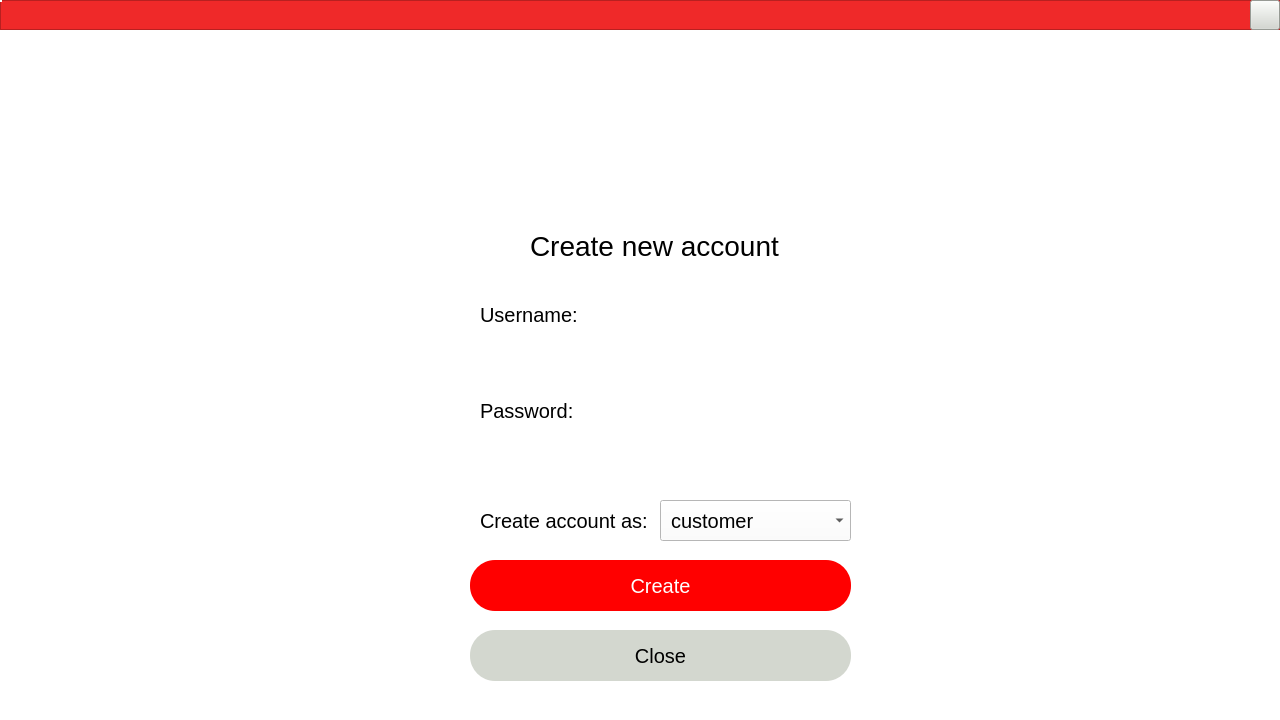
<?xml version="1.0" encoding="UTF-8"?>
<ui version="4.0">
 <class>LoginWidget</class>
 <widget class="QWidget" name="LoginWidget">
  <property name="enabled">
   <bool>true</bool>
  </property>
  <property name="geometry">
   <rect>
    <x>0</x>
    <y>0</y>
    <width>1280</width>
    <height>720</height>
   </rect>
  </property>
  <property name="windowTitle">
   <string>login interface</string>
  </property>
  <property name="windowIcon">
   <iconset>
    <normaloff>:/resource/ico/QQ.png</normaloff>:/resource/ico/QQ.png</iconset>
  </property>
  <property name="styleSheet">
   <string notr="true">background-color:rgb(255, 255, 255);
padding:0;
</string>
  </property>
  <widget class="QStackedWidget" name="stackedWidget">
   <property name="geometry">
    <rect>
     <x>0</x>
     <y>0</y>
     <width>1280</width>
     <height>720</height>
    </rect>
   </property>
   <property name="currentIndex">
    <number>2</number>
   </property>
   <widget class="QWidget" name="robotConnect">
    <layout class="QVBoxLayout" name="verticalLayout_2">
     <property name="spacing">
      <number>0</number>
     </property>
     <property name="leftMargin">
      <number>0</number>
     </property>
     <property name="topMargin">
      <number>0</number>
     </property>
     <property name="rightMargin">
      <number>0</number>
     </property>
     <property name="bottomMargin">
      <number>0</number>
     </property>
     <item>
      <widget class="QWidget" name="widgetBody" native="true">
       <property name="minimumSize">
        <size>
         <width>600</width>
         <height>300</height>
        </size>
       </property>
       <property name="maximumSize">
        <size>
         <width>99999</width>
         <height>99999</height>
        </size>
       </property>
       <widget class="QLabel" name="label">
        <property name="geometry">
         <rect>
          <x>0</x>
          <y>30</y>
          <width>1280</width>
          <height>690</height>
         </rect>
        </property>
        <property name="styleSheet">
         <string notr="true">border-image: url(:/background/data/background/aet_backgound.jpeg);</string>
        </property>
        <property name="text">
         <string/>
        </property>
       </widget>
       <widget class="QFrame" name="frame">
        <property name="geometry">
         <rect>
          <x>0</x>
          <y>0</y>
          <width>1280</width>
          <height>30</height>
         </rect>
        </property>
        <property name="styleSheet">
         <string notr="true">background-color: rgb(239, 41, 41);</string>
        </property>
        <property name="frameShape">
         <enum>QFrame::StyledPanel</enum>
        </property>
        <property name="frameShadow">
         <enum>QFrame::Raised</enum>
        </property>
        <widget class="QPushButton" name="btnWinClose_3">
         <property name="geometry">
          <rect>
           <x>1250</x>
           <y>0</y>
           <width>31</width>
           <height>31</height>
          </rect>
         </property>
         <property name="styleSheet">
          <string notr="true">background-color: rgb(211, 215, 207);</string>
         </property>
         <property name="text">
          <string/>
         </property>
        </widget>
       </widget>
       <widget class="QFrame" name="frame_2">
        <property name="geometry">
         <rect>
          <x>430</x>
          <y>190</y>
          <width>431</width>
          <height>431</height>
         </rect>
        </property>
        <property name="styleSheet">
         <string notr="true">border-radius: 15px;</string>
        </property>
        <property name="frameShape">
         <enum>QFrame::StyledPanel</enum>
        </property>
        <property name="frameShadow">
         <enum>QFrame::Raised</enum>
        </property>
        <widget class="QLabel" name="label_6">
         <property name="geometry">
          <rect>
           <x>50</x>
           <y>30</y>
           <width>131</width>
           <height>41</height>
          </rect>
         </property>
         <property name="font">
          <font>
           <pointsize>15</pointsize>
          </font>
         </property>
         <property name="styleSheet">
          <string notr="true"/>
         </property>
         <property name="text">
          <string>Master node:</string>
         </property>
        </widget>
        <widget class="QLineEdit" name="lineEditMasterIp">
         <property name="geometry">
          <rect>
           <x>50</x>
           <y>70</y>
           <width>331</width>
           <height>50</height>
          </rect>
         </property>
         <property name="minimumSize">
          <size>
           <width>0</width>
           <height>41</height>
          </size>
         </property>
         <property name="maximumSize">
          <size>
           <width>16777215</width>
           <height>50</height>
          </size>
         </property>
         <property name="font">
          <font>
           <pointsize>15</pointsize>
          </font>
         </property>
         <property name="focusPolicy">
          <enum>Qt::StrongFocus</enum>
         </property>
         <property name="styleSheet">
          <string notr="true">background-color: rgb(176, 249, 244);
border-bottom: 3px solid rgb(103, 229, 161);
border-radius: 0px;
padding-left: 12px;</string>
         </property>
         <property name="text">
          <string>http://127.0.0.1:11311</string>
         </property>
         <property name="placeholderText">
          <string>master node address</string>
         </property>
        </widget>
        <widget class="QLabel" name="label_7">
         <property name="geometry">
          <rect>
           <x>50</x>
           <y>120</y>
           <width>91</width>
           <height>41</height>
          </rect>
         </property>
         <property name="font">
          <font>
           <pointsize>15</pointsize>
          </font>
         </property>
         <property name="styleSheet">
          <string notr="true"/>
         </property>
         <property name="text">
          <string>Local IP:</string>
         </property>
        </widget>
        <widget class="QLineEdit" name="lineEditRosIp">
         <property name="geometry">
          <rect>
           <x>50</x>
           <y>160</y>
           <width>332</width>
           <height>50</height>
          </rect>
         </property>
         <property name="minimumSize">
          <size>
           <width>0</width>
           <height>41</height>
          </size>
         </property>
         <property name="maximumSize">
          <size>
           <width>16777215</width>
           <height>50</height>
          </size>
         </property>
         <property name="font">
          <font>
           <pointsize>15</pointsize>
          </font>
         </property>
         <property name="styleSheet">
          <string notr="true">background-color: rgb(176, 249, 244);
border-bottom: 3px solid rgb(103, 229, 161);
border-radius: 0px;
padding-left: 12px;</string>
         </property>
         <property name="text">
          <string>127.0.0.1</string>
         </property>
         <property name="echoMode">
          <enum>QLineEdit::Normal</enum>
         </property>
         <property name="placeholderText">
          <string>local address</string>
         </property>
        </widget>
        <widget class="QCheckBox" name="checkBoxAutoLogin">
         <property name="geometry">
          <rect>
           <x>50</x>
           <y>230</y>
           <width>161</width>
           <height>31</height>
          </rect>
         </property>
         <property name="font">
          <font>
           <pointsize>15</pointsize>
          </font>
         </property>
         <property name="cursor">
          <cursorShape>PointingHandCursor</cursorShape>
         </property>
         <property name="styleSheet">
          <string notr="true"/>
         </property>
         <property name="text">
          <string>Auto connect</string>
         </property>
         <property name="checked">
          <bool>false</bool>
         </property>
        </widget>
        <widget class="QPushButton" name="pushButton_auto">
         <property name="geometry">
          <rect>
           <x>220</x>
           <y>230</y>
           <width>161</width>
           <height>31</height>
          </rect>
         </property>
         <property name="minimumSize">
          <size>
           <width>0</width>
           <height>0</height>
          </size>
         </property>
         <property name="font">
          <font>
           <pointsize>15</pointsize>
          </font>
         </property>
         <property name="cursor">
          <cursorShape>PointingHandCursor</cursorShape>
         </property>
         <property name="styleSheet">
          <string notr="true">background-color: rgb(186, 189, 182);
border-radius: 15px;</string>
         </property>
         <property name="text">
          <string>Detect IP</string>
         </property>
        </widget>
        <widget class="QPushButton" name="btnLogin">
         <property name="geometry">
          <rect>
           <x>50</x>
           <y>290</y>
           <width>331</width>
           <height>51</height>
          </rect>
         </property>
         <property name="minimumSize">
          <size>
           <width>0</width>
           <height>0</height>
          </size>
         </property>
         <property name="maximumSize">
          <size>
           <width>999999</width>
           <height>999999</height>
          </size>
         </property>
         <property name="font">
          <font>
           <pointsize>15</pointsize>
          </font>
         </property>
         <property name="cursor">
          <cursorShape>PointingHandCursor</cursorShape>
         </property>
         <property name="focusPolicy">
          <enum>Qt::NoFocus</enum>
         </property>
         <property name="toolTip">
          <string>connect</string>
         </property>
         <property name="styleSheet">
          <string notr="true">background-color: qlineargradient(spread:reflect, x1:0, y1:0, x2:1, y2:0, stop:0 rgba(68, 107, 213, 255), stop:1 rgba(62, 255, 124, 255));
color: white;
border-radius: 25px;</string>
         </property>
         <property name="text">
          <string>CONNECT</string>
         </property>
        </widget>
        <widget class="QPushButton" name="btnSignOut">
         <property name="geometry">
          <rect>
           <x>50</x>
           <y>350</y>
           <width>331</width>
           <height>51</height>
          </rect>
         </property>
         <property name="minimumSize">
          <size>
           <width>0</width>
           <height>41</height>
          </size>
         </property>
         <property name="font">
          <font>
           <pointsize>15</pointsize>
          </font>
         </property>
         <property name="styleSheet">
          <string notr="true">background-color: rgb(211, 215, 207);
border-radius: 25px;
</string>
         </property>
         <property name="text">
          <string>Sign out</string>
         </property>
        </widget>
       </widget>
       <widget class="QPushButton" name="createUserAsAdmin_btn">
        <property name="geometry">
         <rect>
          <x>30</x>
          <y>640</y>
          <width>221</width>
          <height>51</height>
         </rect>
        </property>
        <property name="font">
         <font>
          <pointsize>15</pointsize>
         </font>
        </property>
        <property name="styleSheet">
         <string notr="true">background-color: qlineargradient(spread:pad, x1:0, y1:0, x2:1, y2:0.3125, stop:0 rgba(245, 121, 0, 255), stop:1 rgba(252, 233, 79, 255));
border-radius: 25px;</string>
        </property>
        <property name="text">
         <string>Create User as Admin</string>
        </property>
       </widget>
      </widget>
     </item>
    </layout>
   </widget>
   <widget class="QWidget" name="newUnserLogin">
    <widget class="QWidget" name="widget_3" native="true">
     <property name="enabled">
      <bool>true</bool>
     </property>
     <property name="geometry">
      <rect>
       <x>0</x>
       <y>0</y>
       <width>1280</width>
       <height>720</height>
      </rect>
     </property>
     <property name="styleSheet">
      <string notr="true"/>
     </property>
     <widget class="QPushButton" name="loginButton_2">
      <property name="geometry">
       <rect>
        <x>470</x>
        <y>560</y>
        <width>381</width>
        <height>51</height>
       </rect>
      </property>
      <property name="font">
       <font>
        <pointsize>15</pointsize>
       </font>
      </property>
      <property name="styleSheet">
       <string notr="true">background-color: red;
border-radius: 25px;
color: white;
</string>
      </property>
      <property name="text">
       <string>Login</string>
      </property>
     </widget>
     <widget class="QPushButton" name="createButton_3">
      <property name="geometry">
       <rect>
        <x>470</x>
        <y>630</y>
        <width>381</width>
        <height>51</height>
       </rect>
      </property>
      <property name="font">
       <font>
        <pointsize>15</pointsize>
       </font>
      </property>
      <property name="styleSheet">
       <string notr="true">background-color: rgb(211, 215, 207);
border-radius: 25px;
</string>
      </property>
      <property name="text">
       <string>Sign up</string>
      </property>
     </widget>
     <widget class="QLineEdit" name="lineEdit">
      <property name="geometry">
       <rect>
        <x>470</x>
        <y>430</y>
        <width>381</width>
        <height>51</height>
       </rect>
      </property>
      <property name="font">
       <font>
        <pointsize>15</pointsize>
       </font>
      </property>
      <property name="styleSheet">
       <string notr="true">border-radius: 25px;
padding-left: 12px;</string>
      </property>
      <property name="echoMode">
       <enum>QLineEdit::Password</enum>
      </property>
     </widget>
     <widget class="QLineEdit" name="username">
      <property name="geometry">
       <rect>
        <x>470</x>
        <y>330</y>
        <width>381</width>
        <height>51</height>
       </rect>
      </property>
      <property name="font">
       <font>
        <pointsize>15</pointsize>
       </font>
      </property>
      <property name="styleSheet">
       <string notr="true">border-radius: 25px;
padding-left: 12px;</string>
      </property>
      <property name="text">
       <string/>
      </property>
     </widget>
     <widget class="QLabel" name="logo_background_2">
      <property name="geometry">
       <rect>
        <x>0</x>
        <y>0</y>
        <width>1280</width>
        <height>720</height>
       </rect>
      </property>
      <property name="cursor">
       <cursorShape>ArrowCursor</cursorShape>
      </property>
      <property name="styleSheet">
       <string notr="true">border-image: url(:/background/data/background/aet_backgound.jpeg);</string>
      </property>
      <property name="text">
       <string/>
      </property>
     </widget>
     <widget class="QFrame" name="frame_7">
      <property name="geometry">
       <rect>
        <x>550</x>
        <y>200</y>
        <width>231</width>
        <height>91</height>
       </rect>
      </property>
      <property name="toolTip">
       <string/>
      </property>
      <property name="styleSheet">
       <string notr="true">background-color: qlineargradient(spread:pad, x1:0, y1:0, x2:1, y2:1, stop:1 rgba(0, 0, 0, 0));</string>
      </property>
      <property name="frameShape">
       <enum>QFrame::NoFrame</enum>
      </property>
      <property name="frameShadow">
       <enum>QFrame::Raised</enum>
      </property>
      <widget class="QLabel" name="label_11">
       <property name="geometry">
        <rect>
         <x>10</x>
         <y>10</y>
         <width>211</width>
         <height>71</height>
        </rect>
       </property>
       <property name="font">
        <font>
         <pointsize>21</pointsize>
         <weight>50</weight>
         <bold>false</bold>
         <underline>false</underline>
        </font>
       </property>
       <property name="text">
        <string>Login to system</string>
       </property>
      </widget>
     </widget>
     <widget class="QFrame" name="frame_8">
      <property name="geometry">
       <rect>
        <x>510</x>
        <y>50</y>
        <width>311</width>
        <height>131</height>
       </rect>
      </property>
      <property name="styleSheet">
       <string notr="true">background-color: qlineargradient(spread:pad, x1:0, y1:0, x2:1, y2:1, stop:1 rgba(0, 0, 0, 0));</string>
      </property>
      <property name="frameShape">
       <enum>QFrame::NoFrame</enum>
      </property>
      <property name="frameShadow">
       <enum>QFrame::Raised</enum>
      </property>
      <widget class="QLabel" name="label_12">
       <property name="geometry">
        <rect>
         <x>0</x>
         <y>20</y>
         <width>291</width>
         <height>101</height>
        </rect>
       </property>
       <property name="styleSheet">
        <string notr="true">border-image: url(:/image/data/images/aet_backgound.jpeg);</string>
       </property>
       <property name="text">
        <string/>
       </property>
      </widget>
     </widget>
     <widget class="QFrame" name="frame_9">
      <property name="geometry">
       <rect>
        <x>470</x>
        <y>289</y>
        <width>131</width>
        <height>61</height>
       </rect>
      </property>
      <property name="toolTip">
       <string/>
      </property>
      <property name="styleSheet">
       <string notr="true">background-color: qlineargradient(spread:pad, x1:0, y1:0, x2:1, y2:1, stop:1 rgba(0, 0, 0, 0));</string>
      </property>
      <property name="frameShape">
       <enum>QFrame::NoFrame</enum>
      </property>
      <property name="frameShadow">
       <enum>QFrame::Raised</enum>
      </property>
      <widget class="QLabel" name="label_13">
       <property name="geometry">
        <rect>
         <x>10</x>
         <y>0</y>
         <width>101</width>
         <height>51</height>
        </rect>
       </property>
       <property name="font">
        <font>
         <pointsize>15</pointsize>
        </font>
       </property>
       <property name="text">
        <string>Username:</string>
       </property>
      </widget>
     </widget>
     <widget class="QFrame" name="frame_10">
      <property name="geometry">
       <rect>
        <x>470</x>
        <y>380</y>
        <width>111</width>
        <height>61</height>
       </rect>
      </property>
      <property name="toolTip">
       <string/>
      </property>
      <property name="styleSheet">
       <string notr="true">background-color: qlineargradient(spread:pad, x1:0, y1:0, x2:1, y2:1, stop:1 rgba(0, 0, 0, 0));</string>
      </property>
      <property name="frameShape">
       <enum>QFrame::NoFrame</enum>
      </property>
      <property name="frameShadow">
       <enum>QFrame::Raised</enum>
      </property>
      <widget class="QLabel" name="label_14">
       <property name="geometry">
        <rect>
         <x>10</x>
         <y>10</y>
         <width>111</width>
         <height>41</height>
        </rect>
       </property>
       <property name="font">
        <font>
         <pointsize>15</pointsize>
        </font>
       </property>
       <property name="text">
        <string>Password:</string>
       </property>
      </widget>
     </widget>
     <widget class="QFrame" name="frame_11">
      <property name="geometry">
       <rect>
        <x>0</x>
        <y>0</y>
        <width>1280</width>
        <height>30</height>
       </rect>
      </property>
      <property name="styleSheet">
       <string notr="true">background-color: rgb(239, 41, 41);</string>
      </property>
      <property name="frameShape">
       <enum>QFrame::StyledPanel</enum>
      </property>
      <property name="frameShadow">
       <enum>QFrame::Raised</enum>
      </property>
      <widget class="QPushButton" name="btnWinClose_4">
       <property name="geometry">
        <rect>
         <x>1250</x>
         <y>0</y>
         <width>30</width>
         <height>30</height>
        </rect>
       </property>
       <property name="styleSheet">
        <string notr="true">background-color: rgb(211, 215, 207);</string>
       </property>
       <property name="text">
        <string/>
       </property>
      </widget>
     </widget>
     <zorder>logo_background_2</zorder>
     <zorder>loginButton_2</zorder>
     <zorder>createButton_3</zorder>
     <zorder>lineEdit</zorder>
     <zorder>username</zorder>
     <zorder>frame_7</zorder>
     <zorder>frame_8</zorder>
     <zorder>frame_9</zorder>
     <zorder>frame_10</zorder>
     <zorder>frame_11</zorder>
    </widget>
   </widget>
   <widget class="QWidget" name="creatUser_widget">
    <widget class="QWidget" name="widget_2" native="true">
     <property name="geometry">
      <rect>
       <x>0</x>
       <y>0</y>
       <width>1280</width>
       <height>720</height>
      </rect>
     </property>
     <widget class="QPushButton" name="closeButton">
      <property name="geometry">
       <rect>
        <x>470</x>
        <y>630</y>
        <width>381</width>
        <height>51</height>
       </rect>
      </property>
      <property name="font">
       <font>
        <pointsize>15</pointsize>
       </font>
      </property>
      <property name="styleSheet">
       <string notr="true">background-color: rgb(211, 215, 207);
border-radius: 25px;</string>
      </property>
      <property name="text">
       <string>Close</string>
      </property>
     </widget>
     <widget class="QLineEdit" name="nameInput">
      <property name="geometry">
       <rect>
        <x>470</x>
        <y>330</y>
        <width>381</width>
        <height>51</height>
       </rect>
      </property>
      <property name="font">
       <font>
        <pointsize>15</pointsize>
       </font>
      </property>
      <property name="styleSheet">
       <string notr="true">border-radius: 25px;
padding-left: 12px;</string>
      </property>
      <property name="text">
       <string/>
      </property>
     </widget>
     <widget class="QLineEdit" name="passInput">
      <property name="geometry">
       <rect>
        <x>470</x>
        <y>430</y>
        <width>381</width>
        <height>51</height>
       </rect>
      </property>
      <property name="font">
       <font>
        <pointsize>15</pointsize>
       </font>
      </property>
      <property name="styleSheet">
       <string notr="true">border-radius: 25px;
padding-left: 12px;</string>
      </property>
      <property name="inputMethodHints">
       <set>Qt::ImhHiddenText|Qt::ImhNoAutoUppercase|Qt::ImhNoPredictiveText|Qt::ImhSensitiveData</set>
      </property>
      <property name="echoMode">
       <enum>QLineEdit::Password</enum>
      </property>
     </widget>
     <widget class="QLabel" name="createUser_background">
      <property name="geometry">
       <rect>
        <x>0</x>
        <y>0</y>
        <width>1280</width>
        <height>720</height>
       </rect>
      </property>
      <property name="font">
       <font>
        <pointsize>15</pointsize>
       </font>
      </property>
      <property name="styleSheet">
       <string notr="true">border-image: url(:/background/data/background/aet_backgound.jpeg);</string>
      </property>
      <property name="text">
       <string/>
      </property>
     </widget>
     <widget class="QFrame" name="frame_6">
      <property name="geometry">
       <rect>
        <x>0</x>
        <y>0</y>
        <width>1280</width>
        <height>30</height>
       </rect>
      </property>
      <property name="styleSheet">
       <string notr="true">background-color: rgb(239, 41, 41);</string>
      </property>
      <property name="frameShape">
       <enum>QFrame::StyledPanel</enum>
      </property>
      <property name="frameShadow">
       <enum>QFrame::Raised</enum>
      </property>
      <widget class="QPushButton" name="btnWinClose_2">
       <property name="geometry">
        <rect>
         <x>1250</x>
         <y>0</y>
         <width>30</width>
         <height>30</height>
        </rect>
       </property>
       <property name="styleSheet">
        <string notr="true">background-color: rgb(211, 215, 207);</string>
       </property>
       <property name="text">
        <string/>
       </property>
      </widget>
     </widget>
     <widget class="QFrame" name="frame_12">
      <property name="geometry">
       <rect>
        <x>510</x>
        <y>50</y>
        <width>311</width>
        <height>131</height>
       </rect>
      </property>
      <property name="styleSheet">
       <string notr="true">background-color: qlineargradient(spread:pad, x1:0, y1:0, x2:1, y2:1, stop:1 rgba(0, 0, 0, 0));</string>
      </property>
      <property name="frameShape">
       <enum>QFrame::NoFrame</enum>
      </property>
      <property name="frameShadow">
       <enum>QFrame::Raised</enum>
      </property>
      <widget class="QLabel" name="label_15">
       <property name="geometry">
        <rect>
         <x>0</x>
         <y>20</y>
         <width>291</width>
         <height>101</height>
        </rect>
       </property>
       <property name="styleSheet">
        <string notr="true">border-image: url(:/image/data/images/aet_backgound.jpeg);</string>
       </property>
       <property name="text">
        <string/>
       </property>
      </widget>
     </widget>
     <widget class="QPushButton" name="createButton_2">
      <property name="geometry">
       <rect>
        <x>470</x>
        <y>560</y>
        <width>381</width>
        <height>51</height>
       </rect>
      </property>
      <property name="font">
       <font>
        <pointsize>15</pointsize>
       </font>
      </property>
      <property name="styleSheet">
       <string notr="true">background-color: red;
border-radius: 25px;
color: white;
</string>
      </property>
      <property name="text">
       <string>Create</string>
      </property>
     </widget>
     <widget class="QFrame" name="frame_13">
      <property name="geometry">
       <rect>
        <x>520</x>
        <y>200</y>
        <width>271</width>
        <height>91</height>
       </rect>
      </property>
      <property name="toolTip">
       <string/>
      </property>
      <property name="styleSheet">
       <string notr="true">background-color: qlineargradient(spread:pad, x1:0, y1:0, x2:1, y2:1, stop:1 rgba(0, 0, 0, 0));</string>
      </property>
      <property name="frameShape">
       <enum>QFrame::NoFrame</enum>
      </property>
      <property name="frameShadow">
       <enum>QFrame::Raised</enum>
      </property>
      <widget class="QLabel" name="label_16">
       <property name="geometry">
        <rect>
         <x>10</x>
         <y>10</y>
         <width>251</width>
         <height>71</height>
        </rect>
       </property>
       <property name="font">
        <font>
         <pointsize>21</pointsize>
         <weight>50</weight>
         <bold>false</bold>
         <underline>false</underline>
        </font>
       </property>
       <property name="text">
        <string>Create new account</string>
       </property>
      </widget>
     </widget>
     <widget class="QFrame" name="frame_14">
      <property name="geometry">
       <rect>
        <x>470</x>
        <y>289</y>
        <width>131</width>
        <height>51</height>
       </rect>
      </property>
      <property name="toolTip">
       <string/>
      </property>
      <property name="styleSheet">
       <string notr="true">background-color: qlineargradient(spread:pad, x1:0, y1:0, x2:1, y2:1, stop:1 rgba(0, 0, 0, 0));</string>
      </property>
      <property name="frameShape">
       <enum>QFrame::NoFrame</enum>
      </property>
      <property name="frameShadow">
       <enum>QFrame::Raised</enum>
      </property>
      <widget class="QLabel" name="label_17">
       <property name="geometry">
        <rect>
         <x>10</x>
         <y>0</y>
         <width>101</width>
         <height>51</height>
        </rect>
       </property>
       <property name="font">
        <font>
         <pointsize>15</pointsize>
        </font>
       </property>
       <property name="text">
        <string>Username:</string>
       </property>
      </widget>
     </widget>
     <widget class="QFrame" name="frame_15">
      <property name="geometry">
       <rect>
        <x>470</x>
        <y>380</y>
        <width>111</width>
        <height>61</height>
       </rect>
      </property>
      <property name="toolTip">
       <string/>
      </property>
      <property name="styleSheet">
       <string notr="true">background-color: qlineargradient(spread:pad, x1:0, y1:0, x2:1, y2:1, stop:1 rgba(0, 0, 0, 0));</string>
      </property>
      <property name="frameShape">
       <enum>QFrame::NoFrame</enum>
      </property>
      <property name="frameShadow">
       <enum>QFrame::Raised</enum>
      </property>
      <widget class="QLabel" name="label_18">
       <property name="geometry">
        <rect>
         <x>10</x>
         <y>10</y>
         <width>111</width>
         <height>41</height>
        </rect>
       </property>
       <property name="font">
        <font>
         <pointsize>15</pointsize>
        </font>
       </property>
       <property name="text">
        <string>Password:</string>
       </property>
      </widget>
     </widget>
     <widget class="QComboBox" name="comboBox">
      <property name="geometry">
       <rect>
        <x>660</x>
        <y>500</y>
        <width>191</width>
        <height>41</height>
       </rect>
      </property>
      <property name="font">
       <font>
        <pointsize>15</pointsize>
       </font>
      </property>
      <property name="styleSheet">
       <string notr="true">padding-left: 10px;</string>
      </property>
      <property name="maxVisibleItems">
       <number>15</number>
      </property>
      <item>
       <property name="text">
        <string>customer</string>
       </property>
      </item>
      <item>
       <property name="text">
        <string>admin</string>
       </property>
      </item>
     </widget>
     <widget class="QFrame" name="frame_16">
      <property name="geometry">
       <rect>
        <x>470</x>
        <y>490</y>
        <width>191</width>
        <height>61</height>
       </rect>
      </property>
      <property name="toolTip">
       <string/>
      </property>
      <property name="styleSheet">
       <string notr="true">background-color: qlineargradient(spread:pad, x1:0, y1:0, x2:1, y2:1, stop:1 rgba(0, 0, 0, 0));</string>
      </property>
      <property name="frameShape">
       <enum>QFrame::NoFrame</enum>
      </property>
      <property name="frameShadow">
       <enum>QFrame::Raised</enum>
      </property>
      <widget class="QLabel" name="label_19">
       <property name="geometry">
        <rect>
         <x>10</x>
         <y>10</y>
         <width>181</width>
         <height>41</height>
        </rect>
       </property>
       <property name="font">
        <font>
         <pointsize>15</pointsize>
        </font>
       </property>
       <property name="text">
        <string>Create account as: </string>
       </property>
      </widget>
     </widget>
     <zorder>createUser_background</zorder>
     <zorder>frame_6</zorder>
     <zorder>closeButton</zorder>
     <zorder>nameInput</zorder>
     <zorder>passInput</zorder>
     <zorder>frame_12</zorder>
     <zorder>createButton_2</zorder>
     <zorder>frame_13</zorder>
     <zorder>frame_14</zorder>
     <zorder>frame_15</zorder>
     <zorder>comboBox</zorder>
     <zorder>frame_16</zorder>
    </widget>
   </widget>
   <widget class="QWidget" name="userLogin">
    <property name="styleSheet">
     <string notr="true"/>
    </property>
    <layout class="QVBoxLayout" name="verticalLayout_9">
     <property name="spacing">
      <number>0</number>
     </property>
     <property name="leftMargin">
      <number>1</number>
     </property>
     <property name="topMargin">
      <number>1</number>
     </property>
     <property name="rightMargin">
      <number>1</number>
     </property>
     <property name="bottomMargin">
      <number>1</number>
     </property>
    </layout>
   </widget>
  </widget>
  <widget class="QWidget" name="layoutWidget">
   <property name="geometry">
    <rect>
     <x>0</x>
     <y>0</y>
     <width>2</width>
     <height>2</height>
    </rect>
   </property>
   <layout class="QHBoxLayout" name="horizontalLayout_25"/>
  </widget>
 </widget>
 <resources>
  <include location="../resources.qrc"/>
 </resources>
 <connections/>
</ui>
